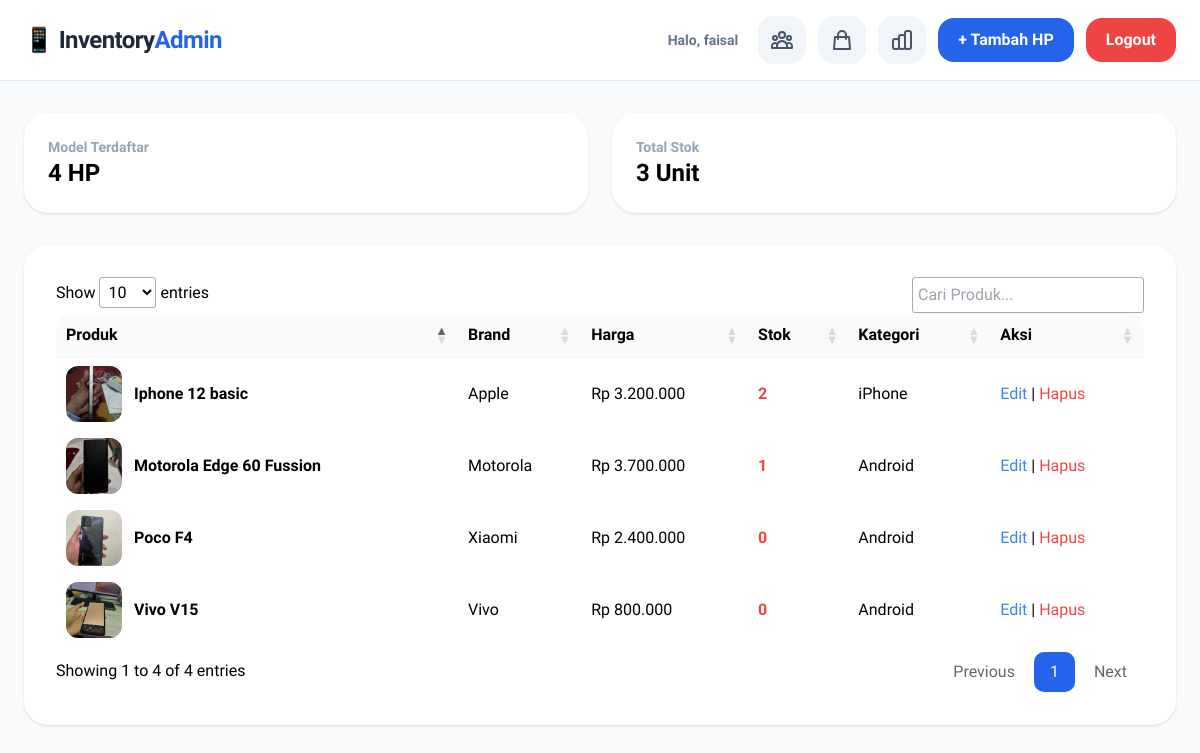
The page /admin/index.php (signed in) on the database its author committed.
### tables this page shows
CREATE TABLE `phones` (
  `id` int(11) NOT NULL,
  `nama_hp` varchar(255) DEFAULT NULL,
  `brand` varchar(100) DEFAULT NULL,
  `harga` decimal(10,2) DEFAULT NULL,
  `stok` int(11) DEFAULT NULL,
  `deskripsi` text DEFAULT NULL,
  `spesifikasi` text DEFAULT NULL,
  `kategori` enum('Android','iPhone') DEFAULT NULL,
  `created_at` timestamp NOT NULL DEFAULT current_timestamp()
);

CREATE TABLE `phone_images` (
  `id` int(11) NOT NULL,
  `phone_id` int(11) DEFAULT NULL,
  `image` varchar(255) DEFAULT NULL
);

### admin/index.php (the view, shortened to what this page needs)
<?php
include 'config.php';
?>
<!DOCTYPE html>
<html lang="id">
<head>
    <script src="https://cdn.tailwindcss.com"></script>
    <link href="https://cdn.datatables.net/1.13.6/css/jquery.dataTables.min.css" rel="stylesheet">
</head>
<body class="bg-slate-50 min-h-screen pb-20">
<nav class="bg-white border-b border-slate-200 mb-8">
    <div class="max-w-7xl mx-auto px-6 h-20 flex justify-between items-center">
        <h1 class="text-2xl font-black text-slate-800 tracking-tight">
            📱 Inventory<span class="text-blue-600">Admin</span>
        </h1>
        <div class="flex items-center gap-3">
            <span class="text-sm text-slate-500 font-semibold mr-2">
                Halo, <?= htmlspecialchars($_SESSION['admin']['username']) ?>
            </span>
            <a href="customers.php" title="Manajemen Pelanggan"
               class="relative group p-3 bg-slate-100 rounded-2xl hover:bg-blue-50 transition">
            </a>
            <a href="orders.php" title="Manajemen Pesanan"
               class="relative group p-3 bg-slate-100 rounded-2xl hover:bg-orange-50 transition">
                <svg xmlns="http://www.w3.org/2000/svg"
                     class="w-6 h-6 text-slate-600 group-hover:text-orange-500"
                     fill="none" viewBox="0 0 24 24" stroke="currentColor">
                    <path stroke-linecap="round" stroke-linejoin="round"
                          stroke-width="2"
                          d="M16 11V7a4 4 0 00-8 0v4M5 9h14l1 12H4L5 9z" />
                </svg>
            </a>
            <a href="pemasukan.php" title="Laporan Pemasukan"
               class="relative group p-3 bg-slate-100 rounded-2xl hover:bg-emerald-50 transition">
            </a>
            <a href="create.php"
               class="bg-blue-600 text-white px-5 py-2.5 rounded-2xl font-bold hover:bg-blue-700 transition">
                + Tambah HP
            </a>
            <a href="logout.php"
               onclick="return confirm('Yakin ingin logout?')"
               class="bg-red-500 text-white px-5 py-2.5 rounded-2xl font-bold hover:bg-red-600 transition">
                Logout
            </a>
        </div>
    </div>
</nav>
<div class="max-w-7xl mx-auto px-6">
<?php
$count = $conn->query("SELECT COUNT(*) total FROM phones")->fetch_assoc();
$stok  = $conn->query("SELECT SUM(stok) total FROM phones")->fetch_assoc();
?>
<div class="grid grid-cols-1 md:grid-cols-2 gap-6 mb-8">
    <div class="bg-white p-6 rounded-3xl shadow">
        <p class="text-slate-400 text-sm font-semibold">Model Terdaftar</p>
        <h3 class="text-2xl font-black"><?= $count['total'] ?> HP</h3>
    </div>
    <div class="bg-white p-6 rounded-3xl shadow">
        <p class="text-slate-400 text-sm font-semibold">Total Stok</p>
        <h3 class="text-2xl font-black"><?= number_format($stok['total']) ?> Unit</h3>
    </div>
</div>
<div class="bg-white p-8 rounded-3xl shadow">
<table id="tableHP" class="w-full">
<thead>
<tr>
    <th>Produk</th>
    <th>Brand</th>
    <th>Harga</th>
    <th>Stok</th>
    <th>Kategori</th>
    <th>Aksi</th>
</tr>
</thead>
<tbody>
<?php
$result = $conn->query("SELECT * FROM phones ORDER BY id DESC");
while ($row = $result->fetch_assoc()) {
    $imgRes = $conn->query("SELECT image FROM phone_images WHERE phone_id=".$row['id']." LIMIT 1");
    $img = $imgRes->fetch_assoc();
?>
<tr>
    <td class="py-3">
        <div class="flex items-center gap-3">
            <div class="w-14 h-14 rounded-xl overflow-hidden bg-gray-100">
                <?php if($img): ?>
                    <img src="uploads/<?= $img['image'] ?>" class="w-full h-full object-cover">
                <?php endif; ?>
            </div>
            <b><?= htmlspecialchars($row['nama_hp']) ?></b>
        </div>
    </td>
    <td><?= htmlspecialchars($row['brand']) ?></td>
    <td>Rp <?= number_format($row['harga'],0,',','.') ?></td>
    <td>
        <?php if($row['stok'] <= 5): ?>
            <span class="text-red-500 font-bold"><?= $row['stok'] ?></span>
        <?php else: ?>
            <?= $row['stok'] ?>
        <?php endif; ?>
    </td>
    <td><?= $row['kategori'] ?></td>
    <td>
        <a href="edit.php?id=<?= $row['id'] ?>" class="text-blue-500 hover:underline">Edit</a> |
        <a href="delete.php?id=<?= $row['id'] ?>"
           onclick="return confirm('Hapus data ini?')"
           class="text-red-500 hover:underline">Hapus</a>
    </td>
</tr>
<?php } ?>
</tbody>
</table>
</div>
</div>
</body>
</html>

### admin/index.php (style rules this page uses)
body { font-family: 'Plus Jakarta Sans', sans-serif; }
.dataTable { border-collapse: collapse !important; border-radius: 1rem; overflow: hidden; }
table.dataTable thead th { border-bottom: 1px solid #f1f5f9 !important; background: #f8fafc; }

### rows shown on the page
phones: phone_images.image (picture), nama_hp "Vivo V15", brand "Vivo", harga "800.000", stok "0", kategori "Android"
phones: phone_images.image (picture), nama_hp "Poco F4", brand "Xiaomi", harga "2.400.000", stok "0", kategori "Android"
phones: phone_images.image (picture), nama_hp "Motorola Edge 60 Fussion", brand "Motorola", harga "3.700.000", stok "1", kategori "Android"
phones: phone_images.image (picture), nama_hp "Iphone 12 basic", brand "Apple", harga "3.200.000", stok "2", kategori "iPhone"

### other values the page prints
$_SESSION['admin']['username'] "faisal"
$count['total'] "4"
$stok['total'] "3"
